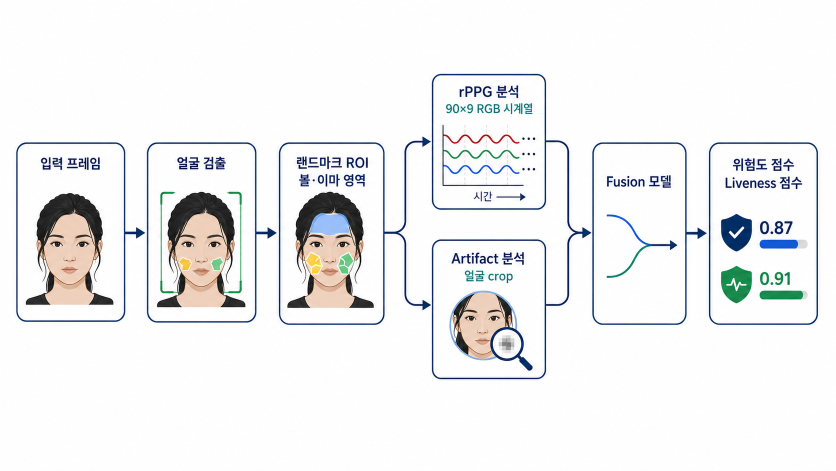
#> input picture flow.png, 1672 x 941 px (shown at 1/2 size)
$ python -i transforms.py   (imports and definitions only)
#> lines starting #> are read from the running program, lines starting #| are printed output that depends on the picture
#> further down, picture is the input picture: shape (941, 1672, 3); mean B, G, R 241.2, 240.2, 239.6
import cv2
import numpy as np
import torch


def augment_realtime_artifacts(frame_bgr):
    frame = frame_bgr.copy()
    h, w = frame.shape[:2]
#> h = 941; w = 1672

    if np.random.rand() < 0.55:
        scale = float(np.random.uniform(0.45, 0.90))
        small = cv2.resize(frame, (max(8, int(w * scale)), max(8, int(h * scale))), interpolation=cv2.INTER_AREA)
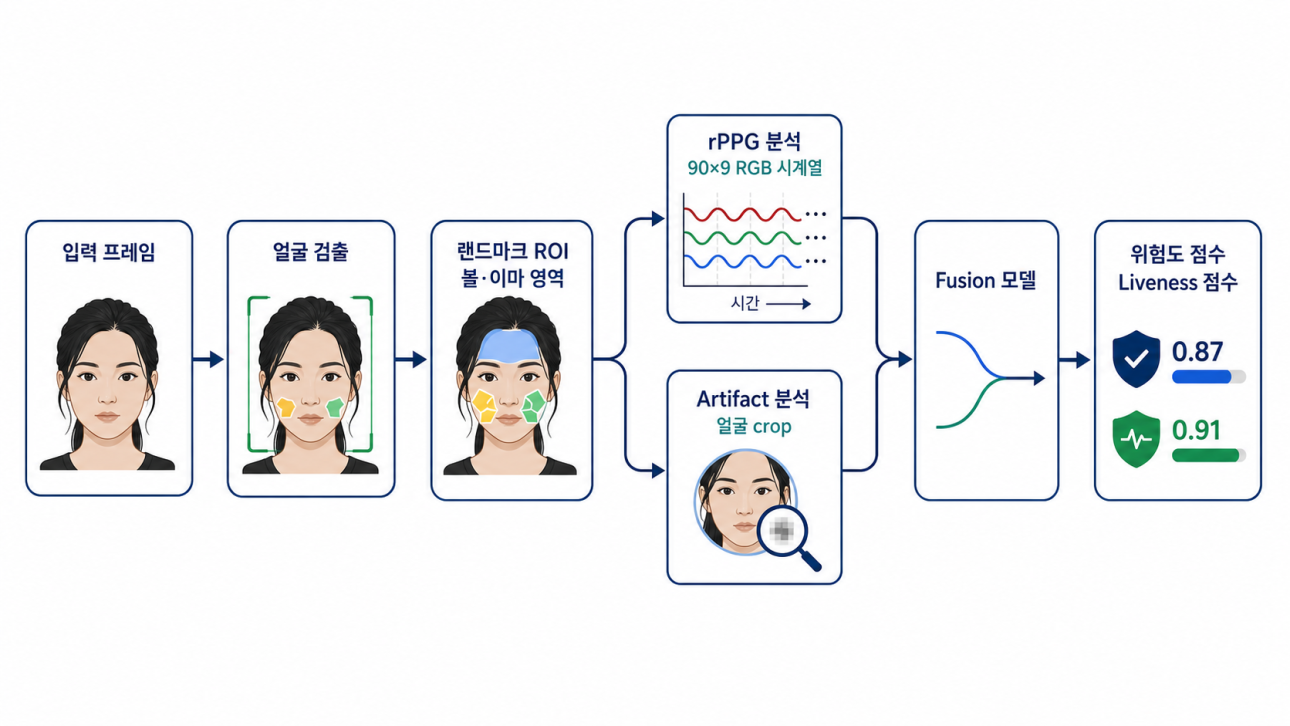
#> small: shape (726, 1290, 3); mean B, G, R 241.2, 240.2, 239.6
        frame = cv2.resize(small, (w, h), interpolation=cv2.INTER_LINEAR)

    if np.random.rand() < 0.50:
        quality = int(np.random.randint(35, 91))
        ok, encoded = cv2.imencode(".jpg", frame, [int(cv2.IMWRITE_JPEG_QUALITY), quality])
        if ok:
            frame = cv2.imdecode(encoded, cv2.IMREAD_COLOR)

    if np.random.rand() < 0.35:
        k = int(np.random.choice([3, 5]))
        frame = cv2.GaussianBlur(frame, (k, k), 0)

    if np.random.rand() < 0.65:
        alpha = float(np.random.uniform(0.70, 1.35))
        beta = float(np.random.uniform(-28, 28))
        frame = cv2.convertScaleAbs(frame, alpha=alpha, beta=beta)
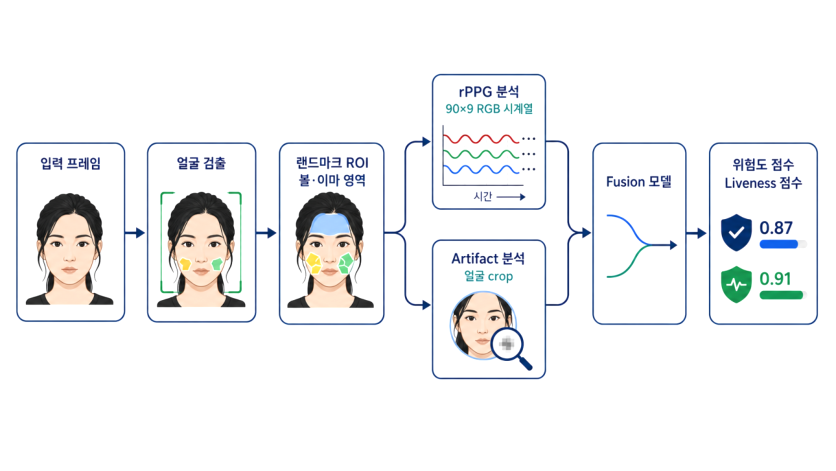
#> frame: shape (941, 1672, 3) (shown at 1/2 size); mean B, G, R 243.8, 242.9, 242.1

    if np.random.rand() < 0.40:
        gamma = float(np.random.uniform(0.70, 1.45))
        table = ((np.arange(256) / 255.0) ** gamma * 255.0).clip(0, 255).astype(np.uint8)
        frame = cv2.LUT(frame, table)

    if np.random.rand() < 0.35:
        noise = np.random.normal(0.0, np.random.uniform(2.0, 8.0), frame.shape).astype(np.float32)
        frame = np.clip(frame.astype(np.float32) + noise, 0, 255).astype(np.uint8)

    if np.random.rand() < 0.30:
        occ_w = int(w * np.random.uniform(0.10, 0.28))
        occ_h = int(h * np.random.uniform(0.08, 0.24))
        x = int(np.random.randint(0, max(1, w - occ_w)))
        y = int(np.random.randint(0, max(1, h - occ_h)))
        color = np.random.randint(0, 255, size=(3,), dtype=np.uint8).tolist()
        cv2.rectangle(frame, (x, y), (x + occ_w, y + occ_h), color, -1)

    return frame


def frame_to_tensor_bgr(frame_bgr, size: int = 128):
    frame = cv2.resize(frame_bgr, (size, size), interpolation=cv2.INTER_AREA)
    frame = cv2.cvtColor(frame, cv2.COLOR_BGR2RGB).astype(np.float32) / 255.0
    return torch.from_numpy(frame).permute(2, 0, 1)


def normalize_roi_sequence(seq):
    seq = np.asarray(seq, dtype=np.float32)
    mean = seq.mean(axis=0, keepdims=True)
    std = seq.std(axis=0, keepdims=True) + 1e-6
    return (seq - mean) / std

>>> import cv2
>>> picture = cv2.imread('../flow.png')
>>> result = augment_realtime_artifacts(picture)
